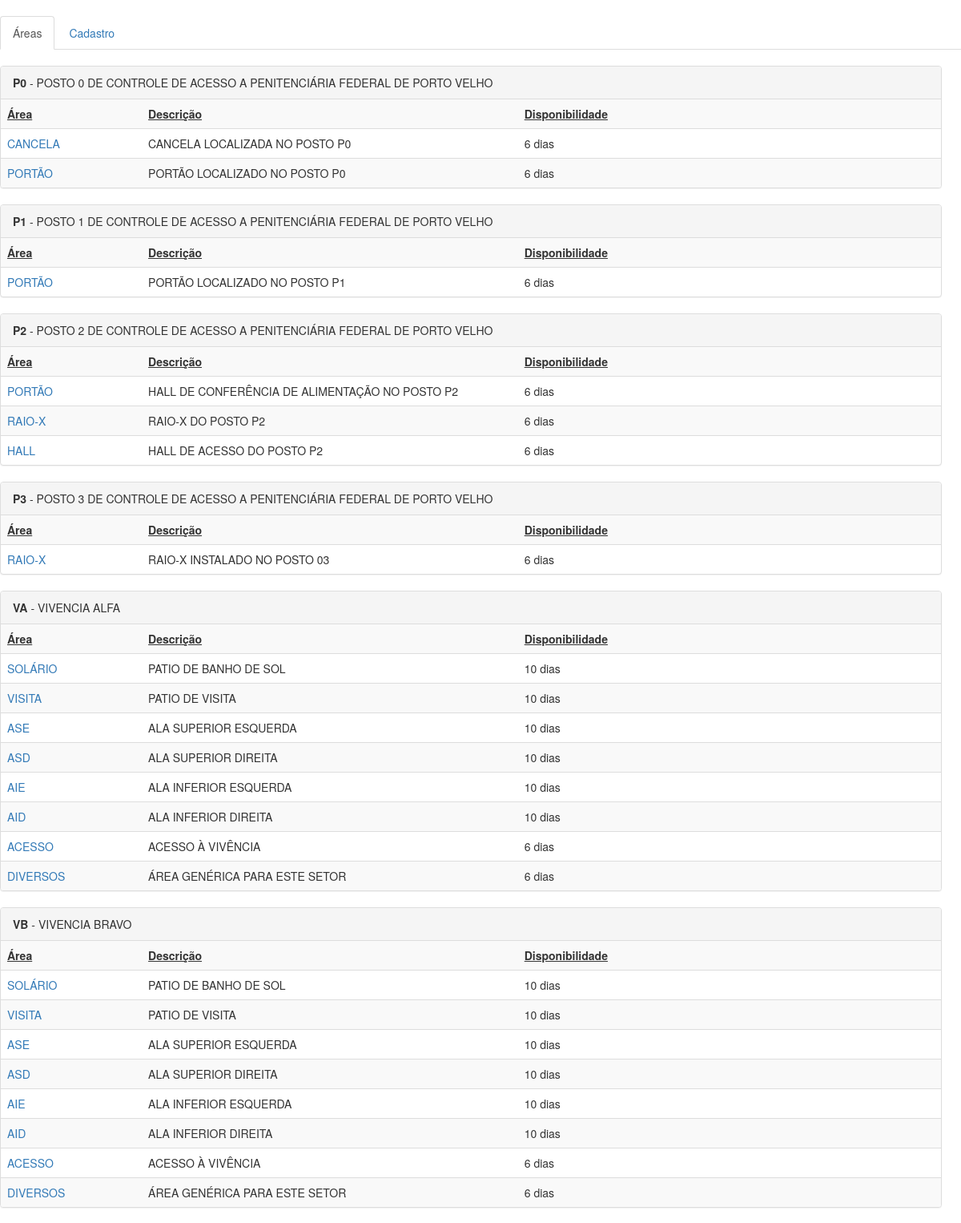
Screenshot of /principal.php?pg=area (signed in, upper part) with the database file from the repository.
### tables this page shows
CREATE TABLE `setor` (
  `set_codigo` int(11) NOT NULL AUTO_INCREMENT,
  `set_nome` varchar(30) NOT NULL,
  `set_descricao` varchar(100) DEFAULT NULL,
  PRIMARY KEY (`set_codigo`),
  UNIQUE KEY `set_nome` (`set_nome`)
);

CREATE TABLE `area` (
  `are_codigo` int(11) NOT NULL AUTO_INCREMENT,
  `are_setor` int(11) NOT NULL,
  `are_nome` varchar(30) NOT NULL,
  `are_descricao` varchar(100) DEFAULT NULL,
  `are_disponibilidade` int(11) DEFAULT '10',
  PRIMARY KEY (`are_codigo`),
  KEY `are_setor_idx` (`are_setor`),
  CONSTRAINT `area_ibfk_1` FOREIGN KEY (`are_setor`) REFERENCES `setor` (`set_codigo`)
);

### html/areas/area.php (the view, shortened to what this page needs)
<br>
<ul class="nav nav-tabs">
  <li role="presentation" class="active">
  	<a href="principal.php?pg=area" target="mainFrame">Áreas</a>
  	</li>
  <li role="presentation">
  	<a href="principal.php?pg=area&acao=nova" target="mainFrame">Cadastro</a>
  </li>
</ul>
<br>
		    <?php
		    $setores = mysql_query("SELECT * FROM setor");
		    while($row_setores = mysql_fetch_assoc($setores)){
		    	$areas = mysql_query("select * from area where are_setor=" .$row_setores['set_codigo']);
		    	echo ("<div class='panel panel-default' style='width: 98%'>");
		    	echo ("<div class='panel-heading'><strong>" .$row_setores['set_nome']. "</strong> - " .$row_setores['set_descricao']. "</div>");
		    	echo ("<table class='table table-striped'>");
		    	echo ("<tr>");
		    	echo ("<td width='15%'><strong><u>Área</u></strong></td>");
		    	echo ("<td width='40%'><strong><u>Descrição</u></strong></td>");
		    	echo ("<td width='45%'><strong><u>Disponibilidade</u></strong></td>");
		    	echo ("</tr>");
		    	while($row_areas = mysql_fetch_assoc($areas)) {
			    	echo("<tr>");
			    	echo("<td width='15%' align='left'><a href='principal.php?pg=area&acao=detalhes&area=" .$row_areas['are_codigo']. "'>" .$row_areas['are_nome']. "</a></td>");
			    	echo("<td width='40%' align='left'>" .$row_areas['are_descricao']. "</td>");
			    	echo("<td width='45%' align='left'>" .$row_areas['are_disponibilidade']. " dias</td>");
			    	echo("</tr>");
		    	}
		    	echo ("</table></div>");
		    }
		    ?>

### rows the page displays
setor: set_nome "P0", set_descricao "POSTO 0 DE CONTROLE DE ACESSO A PENITENCIÁRIA FEDERAL DE PORTO VELHO"
area: are_nome "CANCELA", are_descricao "CANCELA LOCALIZADA NO POSTO P0", are_disponibilidade "6"
area: are_nome "PORTÃO", are_descricao "PORTÃO LOCALIZADO NO POSTO P0", are_disponibilidade "6"
setor: set_nome "P1", set_descricao "POSTO 1 DE CONTROLE DE ACESSO A PENITENCIÁRIA FEDERAL DE PORTO VELHO"
area: are_nome "PORTÃO", are_descricao "PORTÃO LOCALIZADO NO POSTO P1", are_disponibilidade "6"
setor: set_nome "P2", set_descricao "POSTO 2 DE CONTROLE DE ACESSO A PENITENCIÁRIA FEDERAL DE PORTO VELHO"
area: are_nome "PORTÃO", are_descricao "HALL DE CONFERÊNCIA DE ALIMENTAÇÃO NO POSTO P2", are_disponibilidade "6"
area: are_nome "RAIO-X", are_descricao "RAIO-X DO POSTO P2", are_disponibilidade "6"
area: are_nome "HALL", are_descricao "HALL DE ACESSO DO POSTO P2", are_disponibilidade "6"
setor: set_nome "P3", set_descricao "POSTO 3 DE CONTROLE DE ACESSO A PENITENCIÁRIA FEDERAL DE PORTO VELHO"
area: are_nome "RAIO-X", are_descricao "RAIO-X INSTALADO NO POSTO 03", are_disponibilidade "6"
setor: set_nome "VA", set_descricao "VIVENCIA ALFA"
area: are_nome "SOLÁRIO", are_descricao "PATIO DE BANHO DE SOL", are_disponibilidade "10"
area: are_nome "VISITA", are_descricao "PATIO DE VISITA", are_disponibilidade "10"
area: are_nome "ASE", are_descricao "ALA SUPERIOR ESQUERDA", are_disponibilidade "10"
area: are_nome "ASD", are_descricao "ALA SUPERIOR DIREITA", are_disponibilidade "10"
area: are_nome "AIE", are_descricao "ALA INFERIOR ESQUERDA", are_disponibilidade "10"
area: are_nome "AID", are_descricao "ALA INFERIOR DIREITA", are_disponibilidade "10"
area: are_nome "ACESSO", are_descricao "ACESSO À VIVÊNCIA", are_disponibilidade "6"
area: are_nome "DIVERSOS", are_descricao "ÁREA GENÉRICA PARA ESTE SETOR", are_disponibilidade "6"
setor: set_nome "VB", set_descricao "VIVENCIA BRAVO"
area: are_nome "SOLÁRIO", are_descricao "PATIO DE BANHO DE SOL", are_disponibilidade "10"
area: are_nome "VISITA", are_descricao "PATIO DE VISITA", are_disponibilidade "10"
area: are_nome "ASE", are_descricao "ALA SUPERIOR ESQUERDA", are_disponibilidade "10"
area: are_nome "ASD", are_descricao "ALA SUPERIOR DIREITA", are_disponibilidade "10"
area: are_nome "AIE", are_descricao "ALA INFERIOR ESQUERDA", are_disponibilidade "10"
area: are_nome "AID", are_descricao "ALA INFERIOR DIREITA", are_disponibilidade "10"
area: are_nome "ACESSO", are_descricao "ACESSO À VIVÊNCIA", are_disponibilidade "6"
area: are_nome "DIVERSOS", are_descricao "ÁREA GENÉRICA PARA ESTE SETOR", are_disponibilidade "6"
